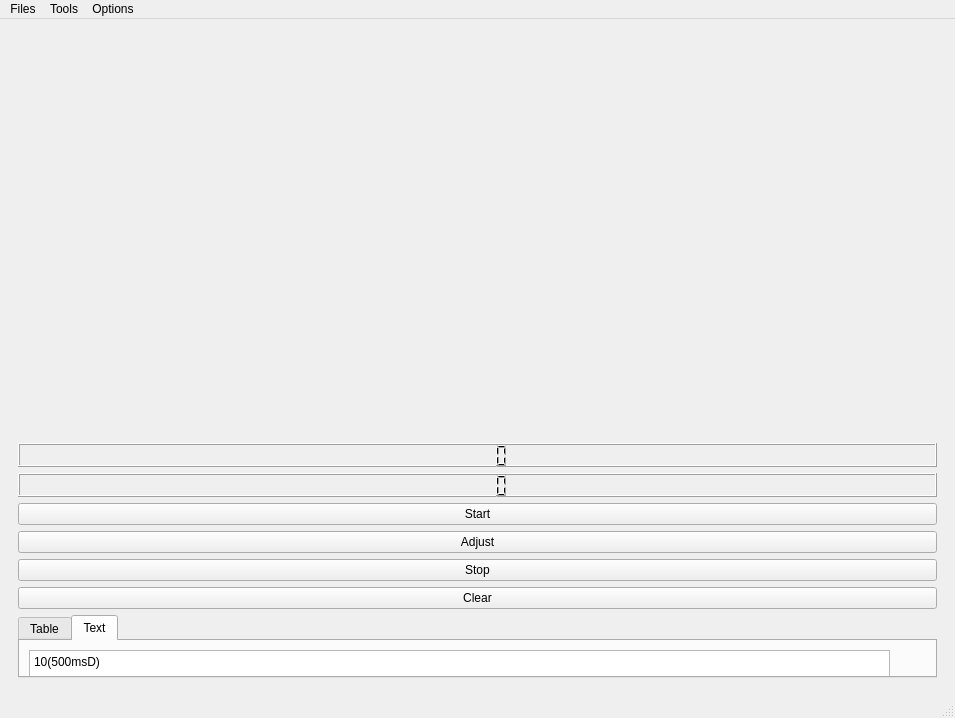
<?xml version="1.0" encoding="UTF-8"?>
<ui version="4.0">
 <class>MainWindow</class>
 <widget class="QMainWindow" name="MainWindow">
  <property name="windowModality">
   <enum>Qt::NonModal</enum>
  </property>
  <property name="enabled">
   <bool>true</bool>
  </property>
  <property name="geometry">
   <rect>
    <x>0</x>
    <y>0</y>
    <width>955</width>
    <height>718</height>
   </rect>
  </property>
  <property name="windowTitle">
   <string>MainWindow</string>
  </property>
  <widget class="QWidget" name="centralwidget">
   <layout class="QGridLayout" name="gridLayout">
    <item row="0" column="0">
     <widget class="QFrame" name="frame">
      <layout class="QVBoxLayout" name="verticalLayout">
       <item>
        <widget class="QWidget" name="graphWidget" native="true">
         <property name="minimumSize">
          <size>
           <width>0</width>
           <height>400</height>
          </size>
         </property>
        </widget>
       </item>
       <item>
        <widget class="QLCDNumber" name="reference_value"/>
       </item>
       <item>
        <widget class="QLCDNumber" name="lcdNumber_2"/>
       </item>
       <item>
        <widget class="QPushButton" name="start_button">
         <property name="text">
          <string>Start</string>
         </property>
        </widget>
       </item>
       <item>
        <widget class="QPushButton" name="adjust_button">
         <property name="text">
          <string>Adjust</string>
         </property>
        </widget>
       </item>
       <item>
        <widget class="QPushButton" name="stop_button">
         <property name="text">
          <string>Stop</string>
         </property>
        </widget>
       </item>
       <item>
        <widget class="QPushButton" name="clear_button">
         <property name="text">
          <string>Clear</string>
         </property>
        </widget>
       </item>
       <item>
        <widget class="QTabWidget" name="tabWidget">
         <property name="sizePolicy">
          <sizepolicy hsizetype="Minimum" vsizetype="Maximum">
           <horstretch>0</horstretch>
           <verstretch>0</verstretch>
          </sizepolicy>
         </property>
         <property name="minimumSize">
          <size>
           <width>919</width>
           <height>63</height>
          </size>
         </property>
         <property name="maximumSize">
          <size>
           <width>16777215</width>
           <height>100000</height>
          </size>
         </property>
         <property name="currentIndex">
          <number>1</number>
         </property>
         <widget class="QWidget" name="tab">
          <attribute name="title">
           <string>Table</string>
          </attribute>
          <widget class="QTableWidget" name="tableWidget">
           <property name="enabled">
            <bool>true</bool>
           </property>
           <property name="geometry">
            <rect>
             <x>0</x>
             <y>0</y>
             <width>742</width>
             <height>120</height>
            </rect>
           </property>
           <property name="sizePolicy">
            <sizepolicy hsizetype="Minimum" vsizetype="Minimum">
             <horstretch>0</horstretch>
             <verstretch>0</verstretch>
            </sizepolicy>
           </property>
           <property name="maximumSize">
            <size>
             <width>16777215</width>
             <height>120</height>
            </size>
           </property>
           <property name="mouseTracking">
            <bool>false</bool>
           </property>
           <property name="tabletTracking">
            <bool>false</bool>
           </property>
           <property name="autoFillBackground">
            <bool>false</bool>
           </property>
           <property name="frameShape">
            <enum>QFrame::Box</enum>
           </property>
           <property name="frameShadow">
            <enum>QFrame::Raised</enum>
           </property>
           <property name="showGrid">
            <bool>true</bool>
           </property>
           <property name="gridStyle">
            <enum>Qt::SolidLine</enum>
           </property>
           <property name="sortingEnabled">
            <bool>false</bool>
           </property>
           <attribute name="horizontalHeaderVisible">
            <bool>false</bool>
           </attribute>
           <attribute name="horizontalHeaderCascadingSectionResizes">
            <bool>false</bool>
           </attribute>
           <attribute name="horizontalHeaderHighlightSections">
            <bool>true</bool>
           </attribute>
           <attribute name="horizontalHeaderShowSortIndicator" stdset="0">
            <bool>false</bool>
           </attribute>
           <attribute name="horizontalHeaderStretchLastSection">
            <bool>false</bool>
           </attribute>
           <attribute name="verticalHeaderVisible">
            <bool>false</bool>
           </attribute>
           <attribute name="verticalHeaderShowSortIndicator" stdset="0">
            <bool>false</bool>
           </attribute>
           <row>
            <property name="text">
             <string>Action</string>
            </property>
            <property name="toolTip">
             <string/>
            </property>
           </row>
           <row>
            <property name="text">
             <string>Time</string>
            </property>
           </row>
           <row>
            <property name="text">
             <string>Repetitions</string>
            </property>
           </row>
           <column>
            <property name="text">
             <string>New Column</string>
            </property>
           </column>
           <column>
            <property name="text">
             <string>New Column</string>
            </property>
           </column>
           <column>
            <property name="text">
             <string>New Column</string>
            </property>
           </column>
           <column>
            <property name="text">
             <string>New Column</string>
            </property>
           </column>
           <column>
            <property name="text">
             <string>New Column</string>
            </property>
           </column>
           <column>
            <property name="text">
             <string>New Column</string>
            </property>
           </column>
           <column>
            <property name="text">
             <string>New Column</string>
            </property>
           </column>
           <column>
            <property name="text">
             <string>New Column</string>
            </property>
           </column>
           <column>
            <property name="text">
             <string>New Column</string>
            </property>
           </column>
          </widget>
         </widget>
         <widget class="QWidget" name="tab_2">
          <attribute name="title">
           <string>Text</string>
          </attribute>
          <widget class="QPlainTextEdit" name="plainTextEdit">
           <property name="geometry">
            <rect>
             <x>9</x>
             <y>9</y>
             <width>861</width>
             <height>192</height>
            </rect>
           </property>
           <property name="plainText">
            <string>10(500msD)</string>
           </property>
          </widget>
         </widget>
        </widget>
       </item>
      </layout>
     </widget>
    </item>
   </layout>
  </widget>
  <widget class="QMenuBar" name="menubar">
   <property name="geometry">
    <rect>
     <x>0</x>
     <y>0</y>
     <width>955</width>
     <height>21</height>
    </rect>
   </property>
   <widget class="QMenu" name="menuFiles">
    <property name="title">
     <string>Files</string>
    </property>
   </widget>
   <widget class="QMenu" name="menuTools">
    <property name="title">
     <string>Tools</string>
    </property>
   </widget>
   <widget class="QMenu" name="menuOptions">
    <property name="title">
     <string>Options</string>
    </property>
   </widget>
   <addaction name="menuFiles"/>
   <addaction name="menuTools"/>
   <addaction name="menuOptions"/>
  </widget>
  <widget class="QStatusBar" name="statusbar"/>
 </widget>
 <resources/>
 <connections/>
</ui>
